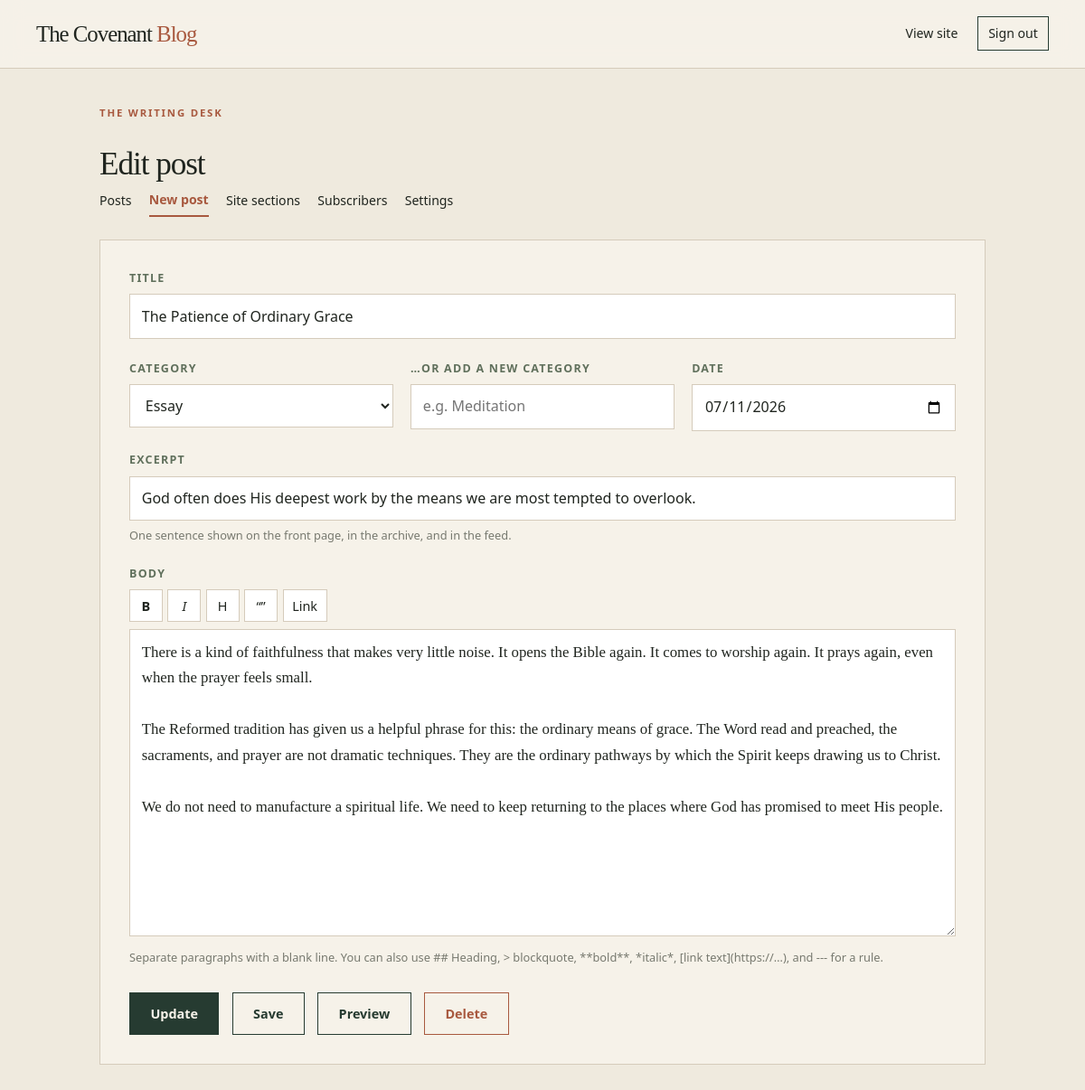
Page /desk/edit.php?id=1 (signed in) on the committed database.
### tables this page shows
CREATE TABLE posts (
            id INTEGER PRIMARY KEY AUTOINCREMENT,
            slug TEXT UNIQUE NOT NULL,
            title TEXT NOT NULL,
            category TEXT NOT NULL DEFAULT 'Essay',
            excerpt TEXT NOT NULL DEFAULT '',
            body TEXT NOT NULL DEFAULT '',
            status TEXT NOT NULL DEFAULT 'draft',
            published_at TEXT,
            created_at TEXT NOT NULL DEFAULT (datetime('now')),
            updated_at TEXT NOT NULL DEFAULT (datetime('now')),
            views INTEGER NOT NULL DEFAULT 0
        );

### lib/db.php (called while the page is built, shortened)
<?php
function db() {
    static $pdo = null;
    if ($pdo !== null) return $pdo;
    $dir = __DIR__ . '/../data';
    $path = $dir . '/blog.sqlite';
    $fresh = !file_exists($path);
    $pdo = new PDO('sqlite:' . $path);
    $pdo->setAttribute(PDO::ATTR_ERRMODE, PDO::ERRMODE_EXCEPTION);
    $pdo->setAttribute(PDO::ATTR_DEFAULT_FETCH_MODE, PDO::FETCH_ASSOC);
    $pdo->exec('PRAGMA journal_mode = WAL');
    $pdo->exec('PRAGMA foreign_keys = ON');
    return $pdo;
}

### lib/helpers.php (called while the page is built, shortened)
<?php
function e($value) {
    return htmlspecialchars((string)$value, ENT_QUOTES, 'UTF-8');
}
function categories() {
    return db()->query('SELECT name FROM categories ORDER BY id')->fetchAll(PDO::FETCH_COLUMN);
}

### desk/edit.php (the view, shortened to what this page needs)
<?php
require_once __DIR__ . '/inc.php';
$id = isset($_GET['id']) ? (int)$_GET['id'] : 0;
$post = null;
if ($id) {
    $stmt = db()->prepare('SELECT * FROM posts WHERE id = ?');
    $stmt->execute(array($id));
    $post = $stmt->fetch();
}
$cats = categories();
$current_cat = $post ? $post['category'] : 'Essay';
?>
<div class="desk-card">
  <form method="post">
    <div class="field">
      <label for="title">Title</label>
      <input type="text" id="title" name="title" required value="<?= e($post ? $post['title'] : '') ?>">
    </div>
    <div class="field-row">
      <div class="field">
        <label for="category">Category</label>
        <select id="category" name="category">
          <?php foreach ($cats as $c): ?>
          <option value="<?= e($c) ?>" <?= $c === $current_cat ? 'selected' : '' ?>><?= e($c) ?></option>
          <?php endforeach; ?>
        </select>
      </div>
      <div class="field">
        <label for="new_category">&hellip;or add a new category</label>
        <input type="text" id="new_category" name="new_category" placeholder="e.g. Meditation">
      </div>
      <div class="field">
        <label for="published_at">Date</label>
        <input type="date" id="published_at" name="published_at"
               value="<?= e($post ? $post['published_at'] : date('Y-m-d')) ?>">
      </div>
    </div>
    <div class="field">
      <label for="excerpt">Excerpt</label>
      <input type="text" id="excerpt" name="excerpt" value="<?= e($post ? $post['excerpt'] : '') ?>">
      <div class="hint">One sentence shown on the front page, in the archive, and in the feed.</div>
    </div>
    <div class="field">
      <label for="body">Body</label>
      <div class="editor-toolbar">
        <button type="button" data-wrap="**" title="Bold selected text"><strong>B</strong></button>
        <button type="button" data-wrap="*" title="Italicize selected text"><em>I</em></button>
        <button type="button" data-block="## " title="Turn the line into a heading">H</button>
        <button type="button" data-block="&gt; " title="Turn the line into a quote">&ldquo;&rdquo;</button>
        <button type="button" data-link="1" title="Turn selected text into a link">Link</button>
      </div>
      <textarea id="body" name="body"><?= e($post ? $post['body'] : '') ?></textarea>
      <div class="hint">Separate paragraphs with a blank line. You can also use ## Heading, &gt; blockquote,
        **bold**, *italic*, [link text](https://&hellip;), and --- for a rule.</div>
    </div>
    <div class="btn-row">
      <button class="btn" type="submit" name="action" value="publish"><?= $post && $post['status'] === 'published' ? 'Update' : 'Publish' ?></button>
      <button class="btn ghost" type="submit" name="action" value="save"><?= $post && $post['status'] === 'published' ? 'Save' : 'Save as draft' ?></button>
      <?php if ($post): ?>
        <a class="btn ghost" href="/post.php?post=<?= e($post['slug']) ?>">Preview</a>
        <button class="btn danger" type="submit" name="delete" value="1"
                onclick="return confirm('Delete this post permanently?')">Delete</button>
      <?php endif; ?>
    </div>
  </form>
</div>

### assets/site.css (style rules this page uses)
:root { --ink:#20251f;--pine:#263b31;--moss:#60705c;--paper:#f6f2e9;--sand:#e7dfd0;--clay:#a8593f;--line:#d5cbbb;--serif:Georgia,'Times New Roman',serif;--sans:ui-sans-serif,system-ui,-apple-system,BlinkMacSystemFont,'Segoe UI',sans-serif }
* { box-sizing:border-box }
html { scroll-behavior:smooth }
body { margin:0;background:var(--paper);color:var(--ink);font-family:var(--sans);line-height:1.6 }
a { color:inherit;text-decoration-color:var(--clay);text-underline-offset:4px }
.desk-body { background:#efeade }
.desk-card { background:var(--paper);border:1px solid var(--line);padding:2rem;margin-top:1.6rem }
.field { margin-bottom:1.4rem }
.field label { display:block;font-size:.78rem;letter-spacing:.1em;text-transform:uppercase;font-weight:700;color:var(--moss);margin-bottom:.45rem }
.field input[type=text],.field input[type=password],.field input[type=date],.field select,.field textarea { width:100%;font:inherit;padding:.7rem .8rem;border:1px solid var(--line);background:#fff;color:var(--ink) }
.field textarea { font-family:var(--serif);font-size:1.05rem;line-height:1.7;min-height:340px;resize:vertical }
.editor-toolbar { display:flex;gap:.35rem;margin-bottom:.45rem }
.editor-toolbar button { font:inherit;font-size:.9rem;min-width:2.3rem;padding:.35rem .6rem;border:1px solid var(--line);background:#fff;color:var(--ink);cursor:pointer }
.field .hint { font-size:.8rem;color:#77796f;margin-top:.35rem }
.field-row { display:grid;grid-template-columns:1fr 1fr 1fr;gap:1.2rem }
.btn { display:inline-block;font:inherit;font-weight:700;font-size:.9rem;background:var(--pine);color:var(--paper);border:1px solid var(--pine);padding:.7rem 1.4rem;cursor:pointer;text-decoration:none }
.btn.ghost { background:transparent;color:var(--pine) }
.btn.danger { background:transparent;border-color:var(--clay);color:var(--clay) }
.btn-row { display:flex;gap:.9rem;align-items:center;flex-wrap:wrap;margin-top:1.8rem }

### rows in the picture
posts: title "The Patience of Ordinary Grace", published_at "07/11/2026", excerpt "God often does His deepest work by the means we are most tempted to overlook.", body "There is a kind of faithfulness that makes very little noise. It opens the Bible again. It comes to worship again. It prays again, even when the prayer feels small. The Reformed tradition has given us a helpful phrase for this: the ordinary means of grace. The Word read and preached, the sacraments, and prayer are not dramatic techniques. They are the ordinary pathways by which the Spirit keeps drawing us to Christ. We do not need to manufacture a spiritual life. We need to keep returning to the places where God has promised to meet His people."

### other values in the picture
setting('brand_main') "The Covenant"
setting('brand_accent') "Blog"
$title "Edit post"
$tab[1] "Posts"
$tab[1] "New post"
$tab[1] "Site sections"
$tab[1] "Subscribers"
$tab[1] "Settings"
form field category "Essay"
